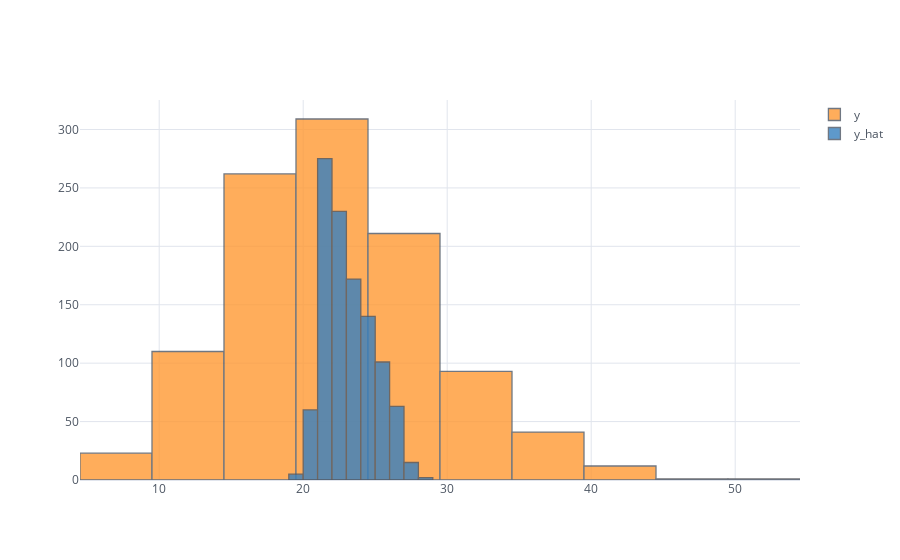

Source (notebook cell):
### Code cell
df[["y", "y_hat"]].iplot(kind="hist", bins=10)

### Figure 1 — Plotly figure (JSON) as saved in the notebook; plotly's stock layout.template omitted (floating-point values rounded to 4 significant figures; data arrays with more than 128 entries replaced by an {"elided": "..."} marker saying what was removed)
{"data": [{"histfunc": "count", "histnorm": "", "marker": {"color": "rgba(255, 153, 51, 1.0)", "line": {"color": "#4D5663", "width": 1.3}}, "name": "y", "nbinsx": 10, "opacity": 0.8, "orientation": "v", "type": "histogram", "x": {"elided": "1063 int values"}}, {"histfunc": "count", "histnorm": "", "marker": {"color": "rgba(55, 128, 191, 1.0)", "line": {"color": "#4D5663", "width": 1.3}}, "name": "y_hat", "nbinsx": 10, "opacity": 0.8, "orientation": "v", "type": "histogram", "x": {"elided": "1063 float values"}}], "layout": {"autosize": true, "barmode": "overlay", "legend": {"bgcolor": "#FFFFFF", "font": {"color": "#4D5663"}}, "paper_bgcolor": "#FFFFFF", "plot_bgcolor": "#FFFFFF", "title": {"font": {"color": "#4D5663"}}, "xaxis": {"autorange": true, "gridcolor": "#E1E5ED", "range": [4.5, 54.5], "showgrid": true, "tickfont": {"color": "#4D5663"}, "title": {"font": {"color": "#4D5663"}, "text": ""}, "type": "linear", "zerolinecolor": "#E1E5ED"}, "yaxis": {"autorange": true, "gridcolor": "#E1E5ED", "range": [0, 325.3], "showgrid": true, "tickfont": {"color": "#4D5663"}, "title": {"font": {"color": "#4D5663"}, "text": ""}, "zerolinecolor": "#E1E5ED"}}}
